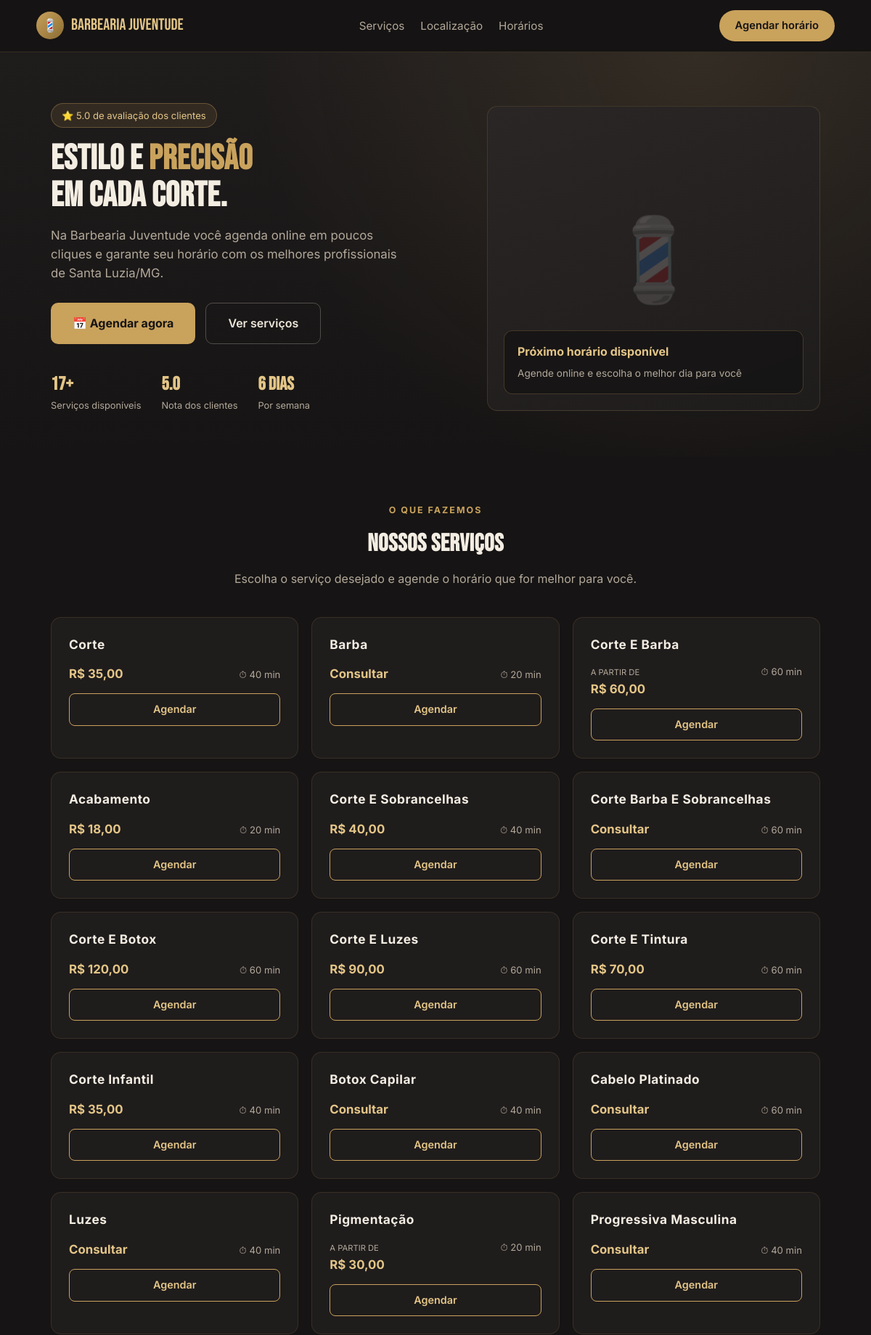
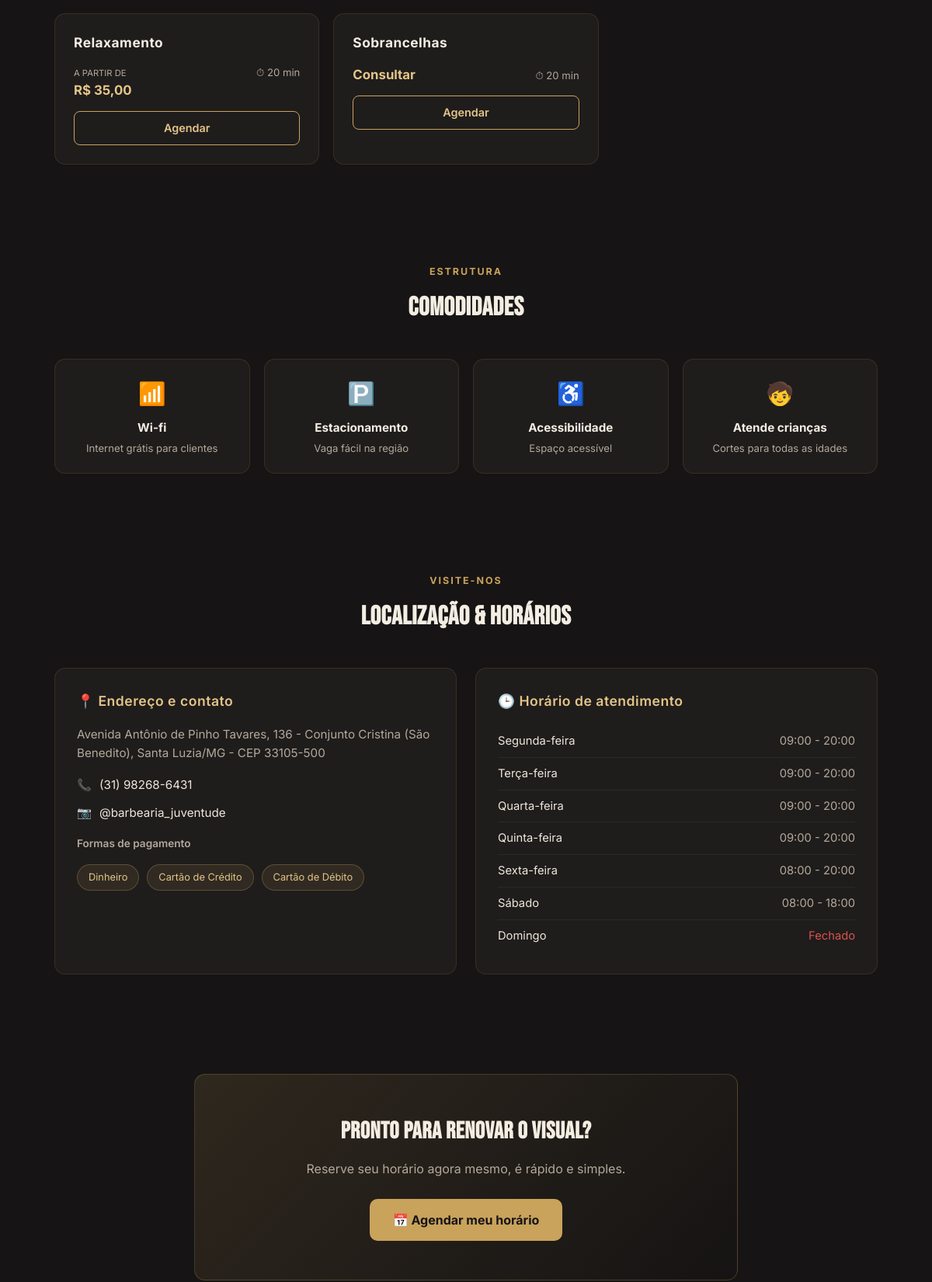
The page / (upper part) on the database its author committed (2 pictures, top to bottom).
### tables this page shows
CREATE TABLE servico (
            id INTEGER PRIMARY KEY AUTOINCREMENT,
            nome TEXT NOT NULL,
            preco_texto TEXT NOT NULL,
            duracao_min INTEGER NOT NULL DEFAULT 30,
            ativo INTEGER NOT NULL DEFAULT 1,
            ordem INTEGER NOT NULL DEFAULT 0
        );

### app.py (the view)
@app.route("/")
def index():
    db = get_db()
    servicos = db.execute(
        "SELECT * FROM servico WHERE ativo = 1 ORDER BY ordem, nome"
    ).fetchall()
    return render_template(
        "index.html",
        empresa=EMPRESA,
        servicos=servicos,
        horario=HORARIO_FUNCIONAMENTO,
        dias_semana=DIAS_SEMANA_PT,
    )

### app.py (called while the page is built)
def get_db():
    if "db" not in g:
        g.db = sqlite3.connect(DB_PATH)
        g.db.row_factory = sqlite3.Row
        g.db.execute("PRAGMA foreign_keys = ON")
    return g.db

@app.teardown_appcontext
def fechar_db(exception=None):
    db = g.pop("db", None)
    if db is not None:
        db.close()

### templates/index.html (shortened to what this page needs)
{% extends "base.html" %}
{% block content %}
<section class="hero">
  <div class="container hero-grid">
    <div>
      <span class="hero-badge">⭐ {{ empresa.nota }} de avaliação dos clientes</span>
      <h1>Estilo e <span>precisão</span><br>em cada corte.</h1>
      <p>
        Na {{ empresa.nome }} você agenda online em poucos cliques e garante
        seu horário com os melhores profissionais de Santa Luzia/MG.
      </p>
      <div class="hero-actions">
        <a href="{{ url_for('agendar') }}" class="btn-primario">📅 Agendar agora</a>
        <a href="#servicos" class="btn-secundario">Ver serviços</a>
      </div>
      <div class="hero-stats">
        <div>
          <strong>{{ servicos|length }}+</strong>
          <span>Serviços disponíveis</span>
        </div>
        <div>
          <strong>{{ empresa.nota }}</strong>
          <span>Nota dos clientes</span>
        </div>
        <div>
          <strong>6 dias</strong>
          <span>Por semana</span>
        </div>
      </div>
    </div>
    <div class="hero-visual">
      <div class="hero-visual-icon">💈</div>
      <div class="hero-visual-card">
        <strong>Próximo horário disponível</strong>
        <span>Agende online e escolha o melhor dia para você</span>
      </div>
    </div>
  </div>
</section>
<section id="servicos">
  <div class="container">
    <div class="section-head">
      <span class="eyebrow">O que fazemos</span>
      <h2>Nossos serviços</h2>
      <p>Escolha o serviço desejado e agende o horário que for melhor para você.</p>
    </div>
    <div class="servicos-grid">
      {% for s in servicos %}
      <div class="servico-card">
        <h3>{{ s.nome }}</h3>
        <div class="servico-meta">
          <span class="servico-preco">
            {% if 'A partir de' in s.preco_texto %}<small>A partir de</small>{{ s.preco_texto.replace('A partir de ', '') }}
            {% else %}{{ s.preco_texto }}{% endif %}
          </span>
          <span class="servico-duracao">⏱ {{ s.duracao_min }} min</span>
        </div>
        <a href="{{ url_for('agendar', servico_id=s.id) }}" class="btn-servico">Agendar</a>
      </div>
      {% endfor %}
    </div>
  </div>
</section>
<section id="comodidades">
  <div class="container">
    <div class="section-head">
      <span class="eyebrow">Estrutura</span>
      <h2>Comodidades</h2>
    </div>
    <div class="comodidades-grid">
      <div class="comodidade-card">
        <div class="comodidade-icon">📶</div>
        <strong>Wi-fi</strong>
        <p>Internet grátis para clientes</p>
      </div>
      <div class="comodidade-card">
        <div class="comodidade-icon">🅿️</div>
        <strong>Estacionamento</strong>
        <p>Vaga fácil na região</p>
      </div>
      <div class="comodidade-card">
        <div class="comodidade-icon">♿</div>
        <strong>Acessibilidade</strong>
        <p>Espaço acessível</p>
      </div>
      <div class="comodidade-card">
        <div class="comodidade-icon">🧒</div>
        <strong>Atende crianças</strong>
        <p>Cortes para todas as idades</p>
      </div>
    </div>
  </div>
</section>
<section id="localizacao">
  <div class="container">
    <div class="section-head">
      <span class="eyebrow">Visite-nos</span>
      <h2>Localização &amp; horários</h2>
    </div>
    <div class="info-grid">
      <div class="info-card">
        <h3>📍 Endereço e contato</h3>
        <p class="endereco-texto">{{ empresa.endereco }}</p>
        <div class="contato-linha">📞 <a href="tel:+{{ empresa.telefone_link }}">{{ empresa.telefone }}</a></div>
        <div class="contato-linha">📷 <a href="{{ empresa.instagram }}" target="_blank" rel="noopener">@barbearia_juventude</a></div>
        <p style="margin-top:18px; color:var(--texto-mudo); font-size:0.85rem; font-weight:600;">Formas de pagamento</p>
        <div class="pagamentos-tags">
          {% for p in empresa.pagamentos %}
          <span class="tag-pagamento">{{ p }}</span>
          {% endfor %}
        </div>
      </div>
      <div class="info-card" id="horarios">
        <h3>🕒 Horário de atendimento</h3>
        {% for idx in range(7) %}
          {% set cfg = horario[idx] %}
          <div class="horario-linha">
            <span>{{ dias_semana[idx] }}</span>
            {% if cfg %}
              <span>{{ cfg[0] }} - {{ cfg[1] }}</span>
            {% else %}
              <span class="horario-fechado">Fechado</span>
            {% endif %}
          </div>
        {% endfor %}
      </div>
    </div>
  </div>
</section>
<section>
  <div class="container">
    <div class="cta-final" style="max-width: 700px;">
      <h2>Pronto para renovar o visual?</h2>
      <p>Reserve seu horário agora mesmo, é rápido e simples.</p>
      <a href="{{ url_for('agendar') }}" class="btn-primario">📅 Agendar meu horário</a>
    </div>
  </div>
</section>
{% endblock %}

### rows shown on the page
servico: nome "Corte", preco_texto "R$ 35,00", duracao_min "40"
servico: nome "Barba", preco_texto "Consultar", duracao_min "20"
servico: nome "Corte E Barba", preco_texto.replace "R$ 60,00", duracao_min "60"
servico: nome "Acabamento", preco_texto "R$ 18,00", duracao_min "20"
servico: nome "Corte E Sobrancelhas", preco_texto "R$ 40,00", duracao_min "40"
servico: nome "Corte Barba E Sobrancelhas", preco_texto "Consultar", duracao_min "60"
servico: nome "Corte E Botox", preco_texto "R$ 120,00", duracao_min "60"
servico: nome "Corte E Luzes", preco_texto "R$ 90,00", duracao_min "60"
servico: nome "Corte E Tintura", preco_texto "R$ 70,00", duracao_min "60"
servico: nome "Corte Infantil", preco_texto "R$ 35,00", duracao_min "40"
servico: nome "Botox Capilar", preco_texto "Consultar", duracao_min "40"
servico: nome "Cabelo Platinado", preco_texto "Consultar", duracao_min "60"
servico: nome "Luzes", preco_texto "Consultar", duracao_min "40"
servico: nome "Pigmentação", preco_texto.replace "R$ 30,00", duracao_min "20"
servico: nome "Progressiva Masculina", preco_texto "Consultar", duracao_min "40"
servico: nome "Relaxamento", preco_texto.replace "R$ 35,00", duracao_min "20"
servico: nome "Sobrancelhas", preco_texto "Consultar", duracao_min "20"

### other values the page prints
{{ empresa.nome }} "Barbearia Juventude"
{{ empresa.nota }} "5.0"
{{ servicos|length }} "17"
{{ empresa.endereco }} "Avenida Antônio de Pinho Tavares, 136 - Conjunto Cristina (São Benedito), Santa Luzia/MG - CEP 33105-500"
{{ empresa.telefone }} "(31) 98268-6431"
{{ p }} "Dinheiro" "Cartão de Crédito" "Cartão de Débito"
{{ dias_semana[idx] }} "Segunda-feira" "Terça-feira" "Quarta-feira" "Quinta-feira" "Sexta-feira" "Sábado" "Domingo"
{{ cfg[0] }} "09:00" "09:00" "09:00" "09:00" "08:00" "08:00"
{{ cfg[1] }} "20:00" "20:00" "20:00" "20:00" "20:00" "18:00"
